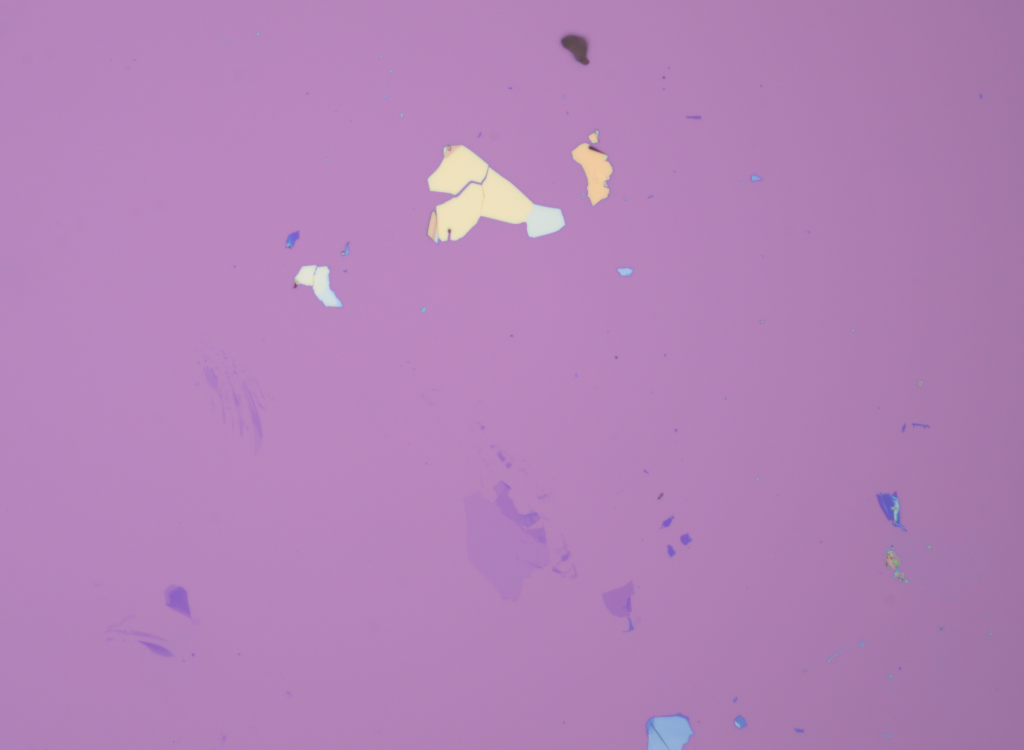
#> input picture TestingEnv/CVTesting/FlakeDetection/images/image4.png, 2048 x 1500 px (shown at 1/2 size)
$ jupyter execute --allow-errors detect_flakes.ipynb
#> lines starting #> are read from the running program, lines starting #| are printed output that depends on the picture; after the words box and inside, x2 and y2 are one past the last pixel; in counts of white or black regions, pixels touching at a corner belong together
### TestingEnv/CVTesting/FlakeDetection/Flinder.py
import cv2
import os
import random
import matplotlib.pyplot as plt
import json
import threading
import numpy as np
import matplotlib.cm as cm
from pathlib import Path
from scipy.interpolate import interp1d
from skimage import color, segmentation, measure, morphology, filters
from sklearn.cluster import KMeans
import pandas as pd
import os

class FlinderDetector:
    """Flinder-style flake detection with KBGR channel masking."""

    def __init__(self, config=None, debug=False):
        self.debug = debug
        self.config = config
        self._background = None
        if config is not None:
            for key, value in config.items():
                if isinstance(value, dict) and key in self.config and isinstance(self.config[key], dict):
                    self.config[key].update(value)
                else:
                    self.config[key] = value

    # ── Background / substrate check ────────────────────────────────────

    # [222 lines left out: functions is_substrate_background, compute_background, compute_background_from_images, correct_vignetting, not called in this run]

    def set_background(self, background):
        """Store a precomputed background for use in detect/detect_flakes."""
        self._background = background

    def clear_background(self):
        """Clear the stored background model."""
        self._background = None

    def preprocess_image(self, image, per_tile_recenter=True, gain_clip=(0.6, 1.8)):
        """Apply vignetting correction if a background model is set."""
        if self._background is not None:
            return self.correct_vignetting(
                image,
                self._background,
                per_tile_recenter=per_tile_recenter,
                gain_clip=gain_clip,
            )
        return image

    # ── Channel extraction ──────────────────────────────────────────────

    @staticmethod
    def extract_kbgr(image):
        """Extract K (gray), B, G, R channels from BGR image."""
        b, g, r = cv2.split(image)
        k = cv2.cvtColor(image, cv2.COLOR_BGR2GRAY)
        return k.astype("uint8"), b.astype("uint8"), g.astype("uint8"), r.astype("uint8")

    # ── Calibration → mask values (Flinder interp pipeline) ─────────────

    @staticmethod
    def _find_minmax_segment(thickness, cal, tmin, tmax, error):
        """Min-error / max+error over a thickness segment (interp1d).
        Single-point degrades to value +/- error."""
        thickness = np.array(thickness, dtype=float)
        cal = np.array(cal, dtype=float)
        error = np.array(error, dtype=float)
        if len(thickness) == 1:
            return int(np.round(cal[0] - error[0])), int(np.round(cal[0] + error[0]))
        t_temp = np.linspace(tmin, tmax, 10000)
        cal_i = interp1d(thickness, cal)(t_temp)
        err_i = interp1d(thickness, error)(t_temp)
        mask = (t_temp > tmin) & (t_temp < tmax)
        if mask.sum() == 0:
            mask = np.ones_like(t_temp, dtype=bool)
        cal_i, err_i = cal_i[mask], err_i[mask]
        cal_min = np.min(cal_i) - err_i[np.argmin(cal_i)]
        cal_max = np.max(cal_i) + err_i[np.argmax(cal_i)]
        return int(np.round(cal_min)), int(np.round(cal_max))

    @staticmethod
    def compute_mask_values(calibration):
        """Compute mask-value dicts from a calibration dict.

        calibration keys: 'thickness', 'k','b','g','r',
            'k_error','b_error','g_error','r_error', 'number_of_intervals'
        Returns: list of dicts  [{'k':{'min':..,'max':..}, ...}, ...]
        """
        thickness = np.array(calibration["thickness"], dtype=float)
        n = int(calibration.get("number_of_intervals", 1))
        segs = np.linspace(thickness.min(), thickness.max(), n + 1)
        out = []
        for i in range(n):
            iv = {}
            for ch in ["k", "b", "g", "r"]:
                lo, hi = FlinderDetector._find_minmax_segment(
                    thickness, calibration[ch], segs[i], segs[i + 1], calibration[f"{ch}_error"]
                )
                iv[ch] = {"min": lo, "max": hi}
            out.append(iv)
        return out

    # ── Single-channel mask (Flinder double-threshold) ──────────────────

    def create_mask(self, channel, lmin, lmax):
        sq = self.config.get("blur_size", 5)
        blurred = cv2.blur(channel, (sq, sq)).astype("uint8")
        _, b1 = cv2.threshold(blurred, lmin, 255, cv2.THRESH_BINARY_INV)
        _, b2 = cv2.threshold(blurred, lmax, 255, cv2.THRESH_BINARY_INV)
        return b1 - b2

    # ── Combined KBGR mask (Flinder make_selection) ─────────────────────

    def make_selection(self, k, b, g, r, mask_values):
        use = self.config["use_channels"]
        gray_mask = self.create_mask(k, mask_values["k"]["min"], mask_values["k"]["max"]) if use.get("k") else self.create_mask(k, 0, 255)
        for ch, img in [("b", b), ("g", g), ("r", r)]:
            if use.get(ch):
                m = self.create_mask(img, mask_values[ch]["min"], mask_values[ch]["max"])
                gray_mask[m < 0.5] = 0
        gray_mask = cv2.medianBlur(gray_mask, self.config.get("mask_median_blur_size", 5))
        return gray_mask

    # [6 lines left out: function make_channel_masks, not called in this run]

    # ── Contour finding ─────────────────────────────────────────────────

    def find_contours_in_mask(self, mask, min_area=100):
        contours, _ = cv2.findContours(mask, cv2.RETR_TREE, cv2.CHAIN_APPROX_SIMPLE)
        return [c for c in contours if cv2.contourArea(c) > min_area]

    # ── Contour statistics ──────────────────────────────────────────────

    def calculate_contour_statistics(self, contour, k, b, g, r):
        mask = np.zeros(k.shape, np.uint8)
        cv2.drawContours(mask, [contour], -1, 255, thickness=cv2.FILLED)
        kv, bv, gv, rv = k[mask > 0.5], b[mask > 0.5], g[mask > 0.5], r[mask > 0.5]
        area = max(cv2.contourArea(contour), 1)
        perim = max(cv2.arcLength(contour, True), 1)
        box = cv2.boxPoints(cv2.minAreaRect(contour))
        d1, d2 = max(np.linalg.norm(box[0]-box[1]), 1), max(np.linalg.norm(box[1]-box[2]), 1)
        return {
            "k_median": float(np.median(kv)), "k_std": float(np.std(kv)),
            "b_median": float(np.median(bv)), "b_std": float(np.std(bv)),
            "g_median": float(np.median(gv)), "g_std": float(np.std(gv)),
            "r_median": float(np.median(rv)), "r_std": float(np.std(rv)),
            "area": float(area), "perimeter": float(perim),
            "area_perimeter_ratio": float(16 * area / perim**2),
            "aspect_ratio": float(max(d1, d2) / min(d1, d2)),
            "points_per_unit_length": float(len(contour) / perim),
        }

    # ── Validation ──────────────────────────────────────────────────────

    def check_criteria(self, stats):
        c = self.config["criteria"]
        return all([
            stats["k_std"] < c["k_std"]["max"], stats["b_std"] < c["b_std"]["max"],
            stats["g_std"] < c["g_std"]["max"], stats["r_std"] < c["r_std"]["max"],
            c["area_perimeter_ratio"]["min"] < stats["area_perimeter_ratio"] < c["area_perimeter_ratio"]["max"],
            c["aspect_ratio"]["min"] < stats["aspect_ratio"] < c["aspect_ratio"]["max"],
            c["points_per_unit_length"]["min"] < stats["points_per_unit_length"] < c["points_per_unit_length"]["max"],
        ])

    # [6 lines left out: function check_color_in_range, not called in this run]

    # ── Main detection pipeline ─────────────────────────────────────────

    def detect(self, image, mask_values_list, min_area=None):
        """Returns (flakes_list, k, b, g, r) processed channels."""
        if min_area is None:
            min_area = self.config["min_area"]
        corrected = self.preprocess_image(image)
        self._debug_image(corrected, "Vignetting-corrected")
        processed = cv2.medianBlur(corrected, self.config.get("median_blur_size", 7))
        self._debug_image(processed, "Preprocessed (median blur)")
        k, b, g, r = self.extract_kbgr(processed)
        flakes = []
        for idx, mv in enumerate(mask_values_list):
            sel = self.make_selection(k, b, g, r, mv)
            self._debug_image(sel, f"Combined mask - interval {idx}")
            for contour in self.find_contours_in_mask(sel, min_area):
                stats = self.calculate_contour_statistics(contour, k, b, g, r)
                if not self.check_criteria(stats):
                    continue
                if not self.check_color_in_range(stats, mv):
                    continue
                M = cv2.moments(contour)
                cx = int(M["m10"] / M["m00"]) if M["m00"] > 0 else 0
                cy = int(M["m01"] / M["m00"]) if M["m00"] > 0 else 0
                flakes.append({"contour": contour, "interval_idx": idx,
                               "center": (cx, cy), "stats": stats, "mask_values": mv})
        return flakes, k, b, g, r

    def detect_flakes(self, image, mask_values_list, min_area=None):
        """Convenience wrapper: returns just the flakes list."""
        flakes, *_ = self.detect(image, mask_values_list, min_area)
        return flakes

    # ── Visualization ───────────────────────────────────────────────────

    # [16 lines left out: function visualize_flakes, not called in this run]

    def _debug_image(self, image, text=""):
        if self.debug:
            plt.figure(figsize=(7, 7))
            if len(image.shape) == 3:
                plt.imshow(cv2.cvtColor(image, cv2.COLOR_BGR2RGB))
            else:
                plt.imshow(image, cmap="gray")
            if text:
                plt.title(text)
            plt.axis("off")
            plt.show()

### TestingEnv/CVTesting/FlakeDetection/detect_flakes.ipynb
[cell 1]
# start by importing the necessary packages
import cv2
import os
import matplotlib.pyplot as plt
import json
import threading
import numpy as np
import matplotlib.cm as cm
from scipy.interpolate import interp1d
from skimage import color, segmentation, measure, morphology, filters
from sklearn.cluster import KMeans
import pandas as pd
import os

# import the detector
from GMMDetector import MaterialDetector
import sys
sys.path.append("../../../src")
from image_container import Image_Container
from Flinder import FlinderDetector

os.environ["OMERO_HOST"] = "100.125.247.59"
os.environ["OMERO_PORT"] = "4064"
os.environ["OMERO_USERNAME"] = "root"
os.environ["OMERO_PASSWORD"] = "omero"


# [5 lines left out: function showImage, not called in this run]

#> (the rest of this cell did not finish here and is left out)

[cell 2]
def whitebalance(image):
    # return image
    result = image.astype(np.float32)
    quantized = (image // 8) * 8
    brightness = quantized.sum(axis=2)
    mask = brightness > 30
    filtered = quantized[mask]

    colors_as_int = (filtered[:, 0].astype(np.int32) << 16) | (filtered[:, 1].astype(np.int32) << 8) | filtered[:, 2].astype(np.int32)

    counts = np.bincount(colors_as_int)
    most_common_int = np.argmax(counts)

    color = np.array([
        (most_common_int >> 16) & 0xFF,
        (most_common_int >> 8) & 0xFF,
        most_common_int & 0xFF
    ], dtype=np.float32)

    avg_gray = (color[0] + color[1] + color[2]) / 3.0
    scale_r = avg_gray / color[0] if color[0] > 0 else 1.0
    scale_g = avg_gray / color[1] if color[1] > 0 else 1.0
    scale_b = avg_gray / color[2] if color[2] > 0 else 1.0
    # print(f"Most common color: RGB({color[0]}, {color[1]}, {color[2]})")
    # print(f"Scale factors: R={scale_r:.3f}, G={scale_g:.3f}, B={scale_b:.3f}")
    result[:, :, 0] *= scale_r
    result[:, :, 1] *= scale_g
    result[:, :, 2] *= scale_b

    result = np.clip(result, 0, 255)
    return result.astype(np.uint8)

def greyscale(image):
    return cv2.cvtColor(image, cv2.COLOR_BGR2GRAY)

[cell 3]
# Define calibration data as a dict (same format as Flinder's calibration.dat)
# Columns: thickness/layers, k, b, g, r, k_error, b_error, g_error, r_error
#
# You can get these values from:
#   - Flinder's calibration.dat files
#   - Your own measurements of known-thickness flakes
#   - For a single known color: just one row with your target + error


calibration = {
    'thickness': [1],
    'k':         [161],
    'b':         [166],
    'g':         [162],
    'r':         [158],
    'k_error':   [6],
    'b_error':   [5],
    'g_error':   [6],
    'r_error':   [6],
    'number_of_intervals': 1,
}

config = {
    'use_channels': {'k': True, 'b': True, 'g': True, 'r': True},
    'blur_size': 5,
    'median_blur_size': 7,
    'mask_median_blur_size': 5,
    'min_area': 200,
    'criteria': {
        'k_std': {'max': 15},
        'b_std': {'max': 15},
        'g_std': {'max': 15},
        'r_std': {'max': 15},
        'area_perimeter_ratio': {'min': 0.05, 'max': 1.0},
        'aspect_ratio': {'min': 1.0, 'max': 6.0},
    }
}

# Compute mask values using Flinder's interpolation pipeline
mask_values_list = FlinderDetector.compute_mask_values(calibration)

print("Computed mask values per interval:")
for i, mv in enumerate(mask_values_list):
    print(f"\n  Interval {i}:")
    for ch in ['k', 'b', 'g', 'r']:
        print(f"    {ch.upper()}: [{mv[ch]['min']}, {mv[ch]['max']}]")

[cell 4]
# Test the Flinder detector with calculated mask values
test_image_wb_bgr = whitebalance(cv2.imread("images/image4.png", cv2.IMREAD_COLOR))
#> in whitebalance, `brightness = quantized.sum(axis=2)`:
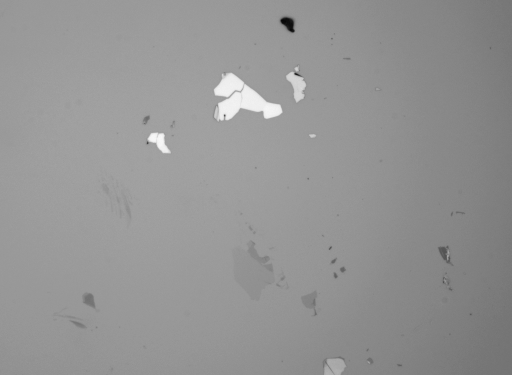
#> brightness: shape (1500, 2048) uint64 (shown at 1/4 size); min 216, max 672, mean 481.5; drawn with min black and max white
#> in whitebalance, `most_common_int = np.argmax(counts)`: most_common_int = 12091568
#> in whitebalance, `color = np.array([ (most_common_int >> 16) & 0xFF, (most_common_int >>..`: color = [184, 128, 176]
#> in whitebalance, `avg_gray = (color[0] + color[1] + color[2]) / 3.0`: avg_gray = 162.7
#> in whitebalance, `scale_r = avg_gray / color[0] if color[0] > 0 else 1.0`: scale_r = 0.884
#> in whitebalance, `scale_g = avg_gray / color[1] if color[1] > 0 else 1.0`: scale_g = 1.27
#> in whitebalance, `scale_b = avg_gray / color[2] if color[2] > 0 else 1.0`: scale_b = 0.924
#> in whitebalance, `result[:, :, 1] *= scale_g`:
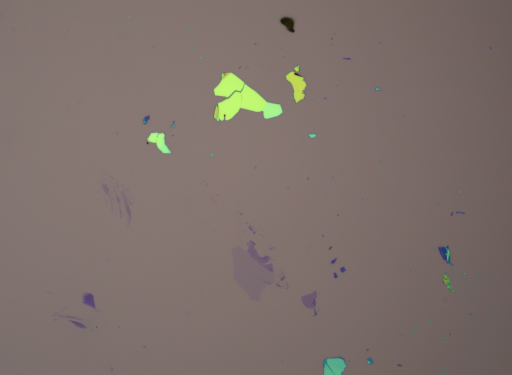
#> result: shape (1500, 2048, 3) float32 (shown at 1/4 size); mean B, G, R 161.3, 164.9, 180.8; drawn with min black and max white
#> in whitebalance, `result = np.clip(result, 0, 255)`:
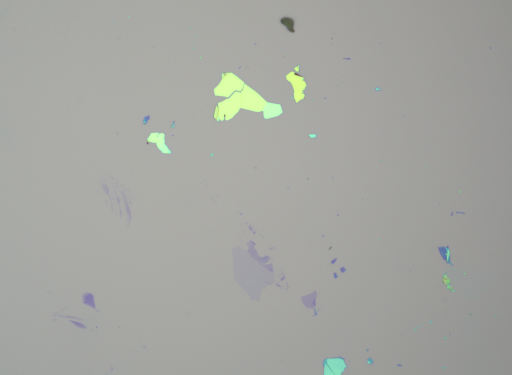
#> result: shape (1500, 2048, 3) float32 (shown at 1/4 size); mean B, G, R 161.3, 164.6, 164

# Create detector instance (config dict defined in cell above)
detector = FlinderDetector(config, debug=False)

# Detect flakes
print("Running Flinder detection algorithm...")
#> (the rest of this cell did not finish here and is left out)

#> the loop in detect, `for idx, mv in enumerate(mask_values_list):` made 1 pass
#> pass 1, in create_mask, `_, b1 = cv2.threshold(blurred, lmin, 255, cv2.THRESH_BINARY_INV)`:
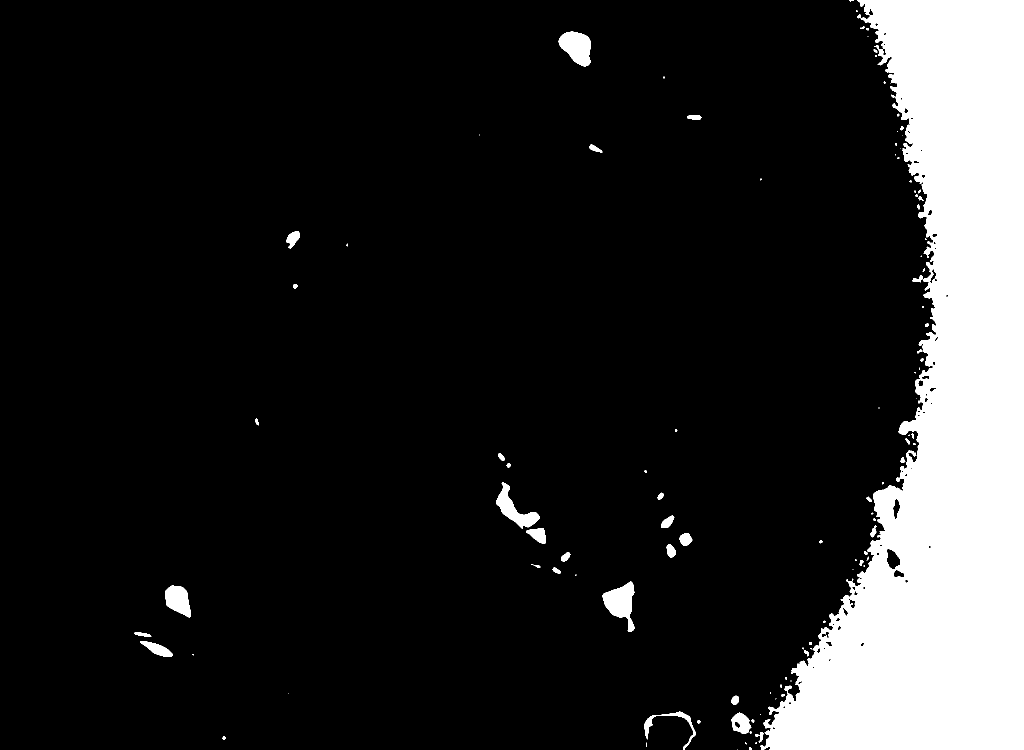
#> b1: shape (1500, 2048) (shown at 1/2 size); 14.4% white; 117 white regions (57 under 20 px), largest, box (x1, y1, x2, y2) and area: (1521, 0, 2048, 1500) 421972, (1205, 1163, 1269, 1263) 3333, (1117, 63, 1181, 133) 3105
#> pass 1, in make_selection, `gray_mask = self.create_mask(k, mask_values["k"]["min"], mask_values["..`:
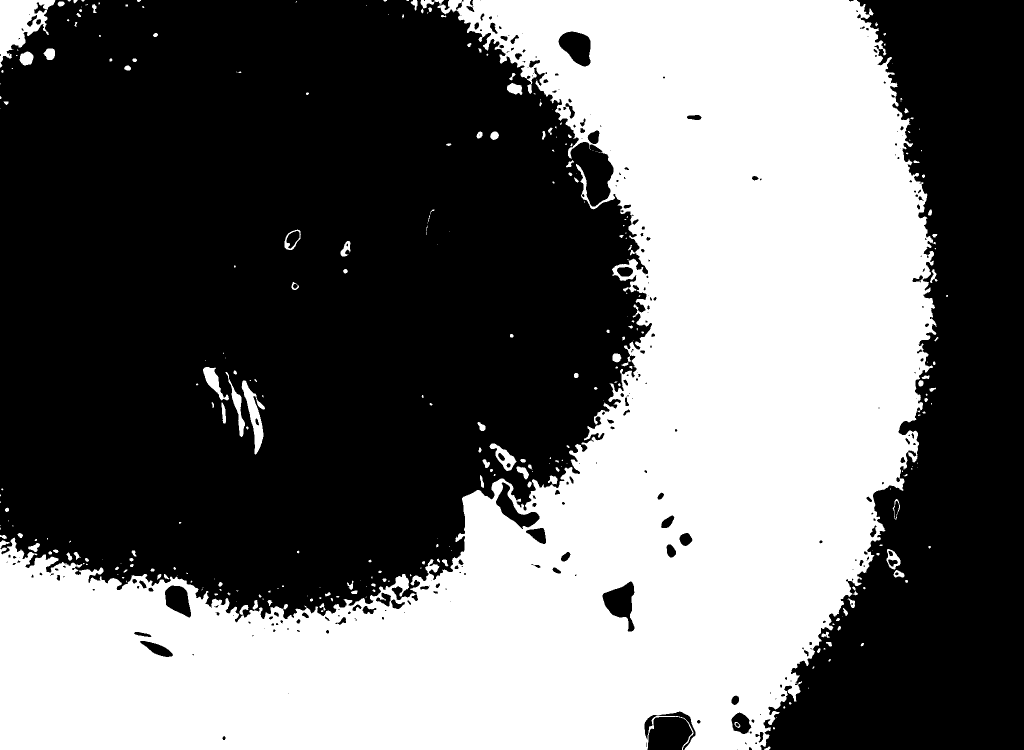
#> gray_mask: shape (1500, 2048) (shown at 1/2 size); values 0 (black) and 1 (white), 42.8% white; 338 white regions (183 under 20 px), largest, box (x1, y1, x2, y2) and area: (0, 0, 1874, 1500) 1287357, (0, 0, 111, 135) 7429, (483, 761, 530, 909) 2474
#> after the loop in detect, `for idx, mv in enumerate(mask_values_list):`:
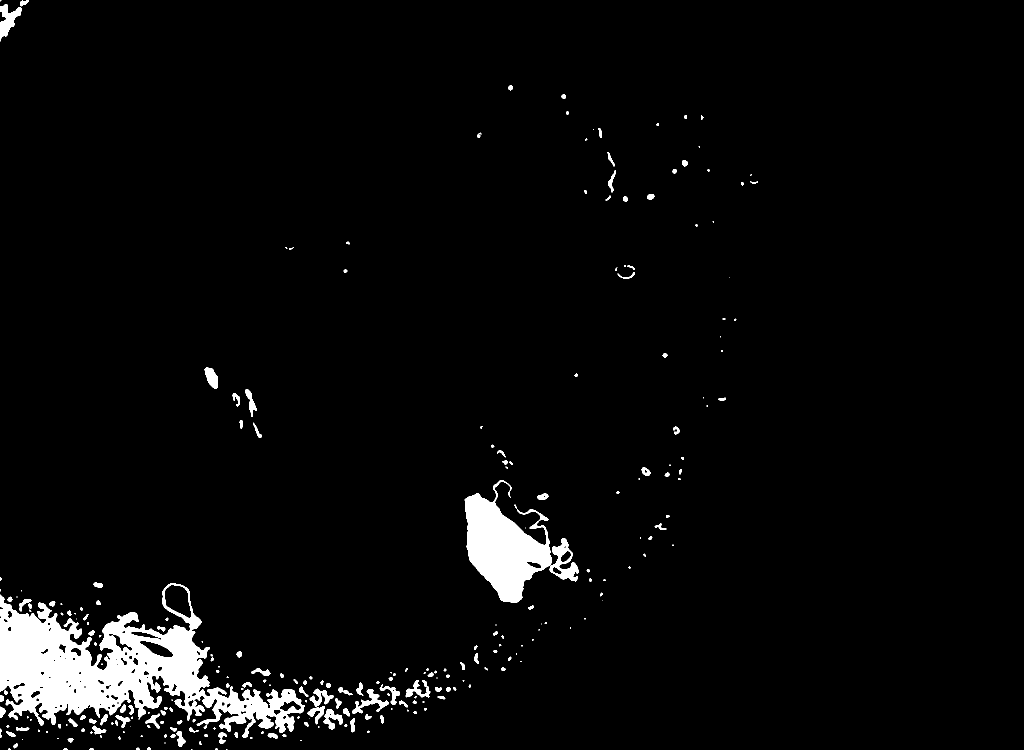
#> sel: shape (1500, 2048) (shown at 1/2 size); values 0 (black) and 1 (white), 3.7% white; 267 white regions (97 under 20 px), largest, box (x1, y1, x2, y2) and area: (0, 1166, 610, 1475) 71125, (929, 960, 1104, 1206) 21965, (1099, 1076, 1157, 1163) 2082
#> after the loop in detect, `for idx, mv in enumerate(mask_values_list):`: flakes = []
#> further down, image_bgr is the input picture: shape (1500, 2048, 3); mean B, G, R 183, 130.7, 178.5
print(f"Found {len(flakes)} flakes")

# Visualize results
vis_image = detector.visualize_flakes(test_image_wb_bgr, flakes)

# Print details of detected flakes
for idx, flake in enumerate(flakes):
    stats = flake['stats']
    print(f"\nFlake {idx}:")
    print(f"  Thickness interval: {flake['interval_idx']}")
    print(f"  Area: {stats['area']:.0f} px")
    print(f"  Aspect ratio: {stats['aspect_ratio']:.2f}")
    print(f"  KBGR median: ({stats['k_median']:.0f}, {stats['b_median']:.0f}, "
          f"{stats['g_median']:.0f}, {stats['r_median']:.0f})")
    print(f"  KBGR std: ({stats['k_std']:.1f}, {stats['b_std']:.1f}, "
          f"{stats['g_std']:.1f}, {stats['r_std']:.1f})")

showImage(vis_image)

[cell 5]
# Process and visualize images 4-7 on every run
images_dir = "images"
image_numbers = [4, 5, 6, 7]

# Process each image
#> (the rest of this cell did not finish here and is left out)

#> the loop in detect (call 2), `for idx, mv in enumerate(mask_values_list):` made 1 pass
    print(f"Found {len(flakes)} flakes")

    # Visualize results on original image (convert to BGR for visualization function)
    vis_image= detector.visualize_flakes(image, flakes)

    # [13 lines of commented-out code are left out]
    print(f"\nDisplaying visualization for image{img_num}.png:")
    showImage(vis_image)
    plt.show()
